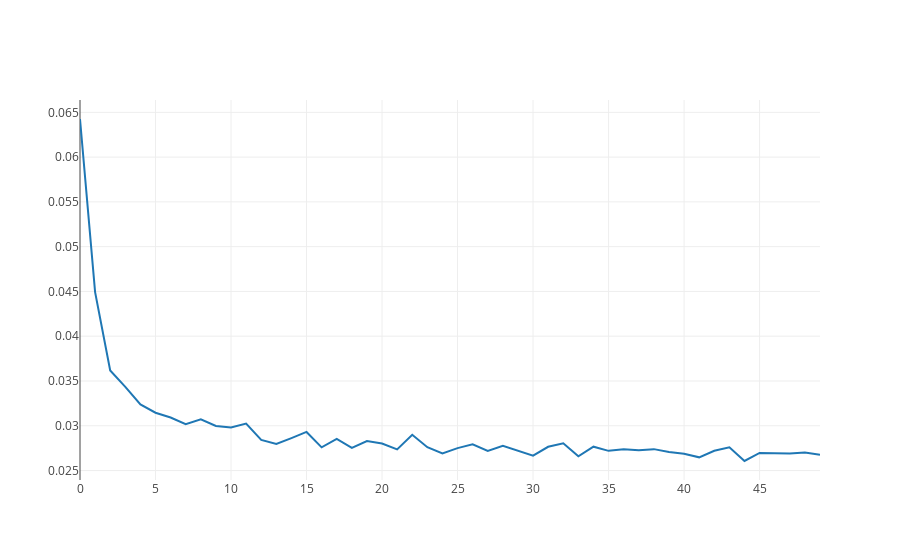

Notebook code for this chart:
### Code cell
# Gráfico del error MAE
history_error_btc = go.Scatter(x=model_btc_history.epoch, y=model_btc_history.history['loss'])
py.iplot([history_error_btc])
